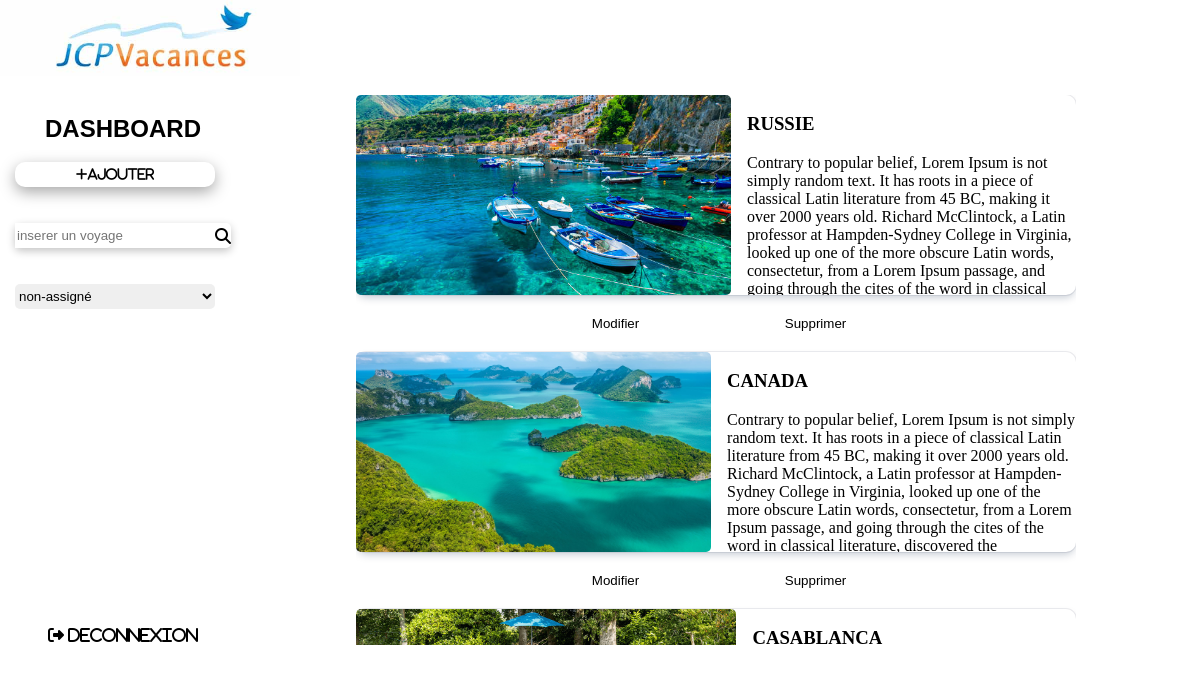
Screenshot of /templates/adminpage.php (signed in) with the database file from the repository.
### tables this page shows
CREATE TABLE IF NOT EXISTS `voyage` (
  `id_voyage` int NOT NULL AUTO_INCREMENT,
  `id_categorie` int NOT NULL,
  `id_formule` int NOT NULL,
  `lieu` varchar(255) NOT NULL,
  `description` text NOT NULL,
  `hebergement` varchar(255) NOT NULL,
  `image` varchar(255) NOT NULL,
  `date_debut` date NOT NULL,
  `date_fin` date NOT NULL,
  `tarif` double NOT NULL,
  PRIMARY KEY (`id_voyage`)
);

### classes/categorie.php (called while the page is built, shortened)
<?php
include_once "bdd.php";
class Categorie {
    public function getAllCategories(){
        $bdd = new BDD();
        var_dump($bdd);
        $bdd->connectionBdd();
        $std = $bdd->connection->query("SELECT * FROM `categorie`");
        $categories = $std->fetchAll();
        return $categories ;
    }
}
?>

### classes/bdd.php (called while the page is built, shortened)
<?php
    class BDD{
        protected $localhost ;
        protected $dbname ;
        protected $username ;
        protected $password;
        public function __construct() {
            $this->localhost = "localhost";
            $this->dbname = "jcpvoyage";
            $this->username = "root";
            $this->password = NULL ;
        }
        public function connectionBdd(){
            $this->connection = new PDO('mysql:host='.$this->localhost.';dbname='.$this->dbname,$this->username,$this->password);
        }
    }
?>

### classes/voyage.php (called while the page is built, shortened)
<?php
include_once "bdd.php";
class Voyage {
    public function getAllVoyages(){
        $db = new BDD();
        $db->connectionBdd();
        $std = $db->connection->prepare("SELECT * FROM voyage");
        $std->execute();
        $voyages = $std->fetchAll();
        return $voyages;
    }
}
?>

### templates/templateVoyageAdd.php (the view)
<?php
    $id_voyage = $voyage["id_voyage"];
    $allVoyages =
     '<div class="voyageInfo">
        <img src='.$voyage["image"].'>
        <div class="infos">
            <h3>'.$voyage['lieu'].'</h3>
            <p>'.$voyage["description"].'</p>
            <p><strong>Hebergement</strong> : '.$voyage["hebergement"].'</p>
            <div><strong> Date de debut</strong> : '.$voyage["date_debut"].'<br>
            <strong>Date de fin</strong> : '.$voyage["date_fin"].'</div>
            <p><strong>Tarif </strong>: '.$voyage["tarif"].' Euros</p>
        </div>
    </div>
    <div class="buttons">
        <a href="editFormulaire.php?updateId='.$id_voyage.'"><button id="editVoyage" name="editBtn">Modifier</button></a>
        <a href="../controlers/verifRemove.php?removedId='.$id_voyage.'"><button id="removeBtn" name="removeBtn">Supprimer</button></a>
    </div>' ;
    echo $allVoyages ;
?>

### templates/adminpage.php (shortened to what this page needs)
<!DOCTYPE html>
<html lang="fr">
<head>
    <link rel="stylesheet" href="../assets/style.css">
    <link rel="stylesheet" href="https://cdnjs.cloudflare.com/ajax/libs/font-awesome/6.5.1/css/all.min.css" />
</head>
<body>
    <?php
        include "header.php" ;
    ?>
    <div class="containerAdminPage">
        <div class="dashboard">
            <div class="travelAddContainer">
                <h2>DASHBOARD</h2>
                <div><a href="formulaireAdd.php"><button class="buttonAdminPage"><i class="fa-solid fa-plus">Ajouter </i></button></a></div><br><br>
                <div class="search"><input placeholder ="inserer un voyage" id="filter" name="filter" type="search"><i class="fa-solid fa-magnifying-glass"></i></div><br><br>
                <select name="filterCat" id="filterCat">
                    <?php
                        include "../classes/categorie.php";
                        $categories = new Categorie();
                        foreach ($categories->getAllCategories() as $categorie) {
                            if ($categorie["name"] == 'non-assigné') {
                                echo '<option value="'.$categorie["id_categorie"].'" selected="selected">'.$categorie["name"].'</option>' ;
                            }else{
                                echo '<option value="'.$categorie["id_categorie"].'">'.$categorie["name"].'</option>' ;
                            }
                        }
                    ?>
                </select><br><br>
            </div>
            <div class="logoutContainer">
                <a href="../controlers/deconnexion.php"><i class="fa-solid fa-right-from-bracket" style="color: black;"> Deconnexion </i></a>
            </div>
        </div>
        <div class="containerVoyages">
            <?php
                include "../controlers/filtersVerif.php";
            ?>
        </div>
    </div>
</body>
</html>

### templates/header.php
<header>
    <div class="logoContainer"><img src="../assets/images/logoprojet.jpg" alt="logo JCPVacances"></div>
</header>

### controlers/filtersVerif.php (shortened to what this page needs)
<?php
include_once "../classes/voyage.php";
if(!empty($_GET["filter"])) {
    $filter = ($_GET["filter"]);
    $newVoyage= new Voyage() ;
    $voyages = $newVoyage->getInfosFromLieu($filter) ;
    foreach ($voyages as $voyage) {
        include "../templates/templateVoyageAdd.php";
   }
}
else{
    $newVoyage= new Voyage() ;
    $voyages = $newVoyage->getAllVoyages();
    foreach ($voyages as $voyage) {
        include "../templates/templateVoyageAdd.php";
    }
}
?>

### assets/style.css (style rules this page uses)
body { margin: 0; }
header { display: flex; justify-content:space-between; }
#filter { border: none; }
.search { display: flex; box-shadow: rgba(0, 0, 0, 0.24) 0px 3px 8px; align-items: center; border-radius: 5px; }
.search input { width: 200px; }
.logoContainer img { width: 300px; }
input { width:400px ; height: 25px; }
button { width:100px; border-radius: 10px; height: 25px; color: white; border: none; background-color: orange; }
a { text-decoration: none; }
.containerAdminPage { display: flex; flex-direction: row; flex-wrap: wrap; justify-content: space-between; gap: 2em; margin-top: 15px; }
.dashboard { min-height: 550px; max-height: 550px; margin-left: 15px; display: flex; flex-direction: column; align-items: center; justify-content: space-between; }
.voyageInfo { display: flex; gap: 1em; align-items: center; box-shadow: rgba(9, 30, 66, 0.25) 0px 4px 8px -2px, rgba(9, 30, 66, 0.08) 0px 0px 0px 1px; border-radius: 10px; }
.voyageInfo img { width: 700px; height:200px; border-radius: 5px; }
.infos { width: 100%; max-height: 200px; overflow-y: scroll; }
.travelAddContainer h2 { display: flex; justify-content: flex-end; justify-content: center; font-family:'Trebuchet MS', 'Lucida Sans Unicode', 'Lucida Grande', 'Lucida Sans', Arial, sans-serif }
.containerVoyages { display: flex; flex-direction:column ; max-height: 550px; max-width: 60%; overflow-y: scroll; gap: 1em; }
.buttonAdminPage { width: 200px; background-color: white; color: black; box-shadow: rgba(0, 0, 0, 0.35) 0px 5px 15px; }
.buttons button { width: 200px; background-color: white; color: black; }
.colonneUn input,select { width: 200px; height: 25px; border-radius: 5px; border: none; }
.buttons { display: flex; justify-content: center; }

### rows the page displays
voyage: image (picture), lieu "RUSSIE", description "Contrary to popular belief, Lorem Ipsum is not simply random text. It has roots in a piece of classical Latin literature from 45 BC, making it over 2000 years old. Richard McClintock, a Latin professor at Hampden-Sydney College in Virginia, looked up one of the more obscure Latin words, consectetur, from a Lorem Ipsum passage, and going through the cites of the word in classical…"
voyage: image (picture), lieu "CANADA", description "Contrary to popular belief, Lorem Ipsum is not simply random text. It has roots in a piece of classical Latin literature from 45 BC, making it over 2000 years old. Richard McClintock, a Latin professor at Hampden-Sydney College in Virginia, looked up one of the more obscure Latin words, consectetur, from a Lorem Ipsum passage, and going through the cites of the word in classical literature, discovered the…"
voyage: image (picture), lieu "CASABLANCA"

### other values shown
form field filterCat "non-assigné"
